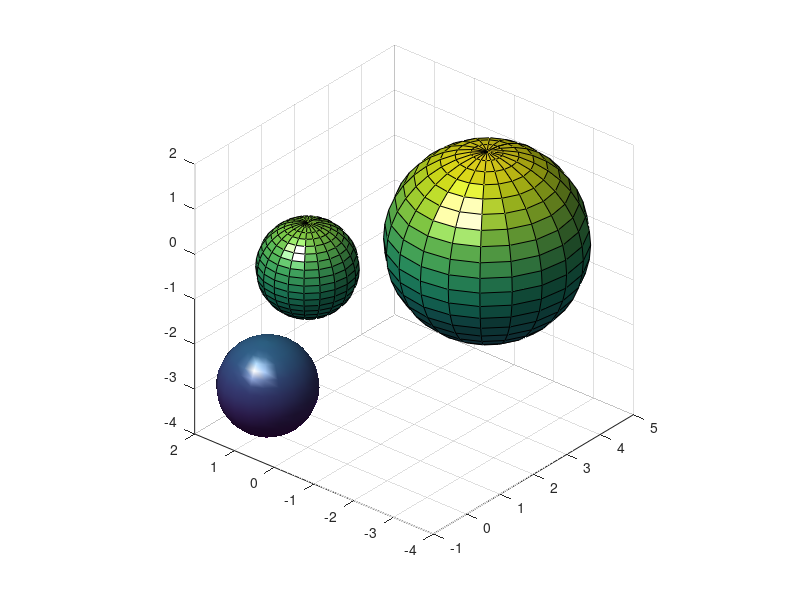

Write MATLAB code to recreate this figure.
figure
[x,y,z] = sphere;
surf(x,y,z)  % sphere centered at origin
hold on
surf(2*x+3, 2*y-2, 2*z)  % sphere centered at (3,-2,0)
surf(x,y+1,z-3, 'FaceColor','interp',...
   'EdgeColor','none',...
   'FaceLighting','phong')  % sphere centered at (0,1,-3)
daspect([1 1 1])
axis tight
view(-50,30)
camlight left
